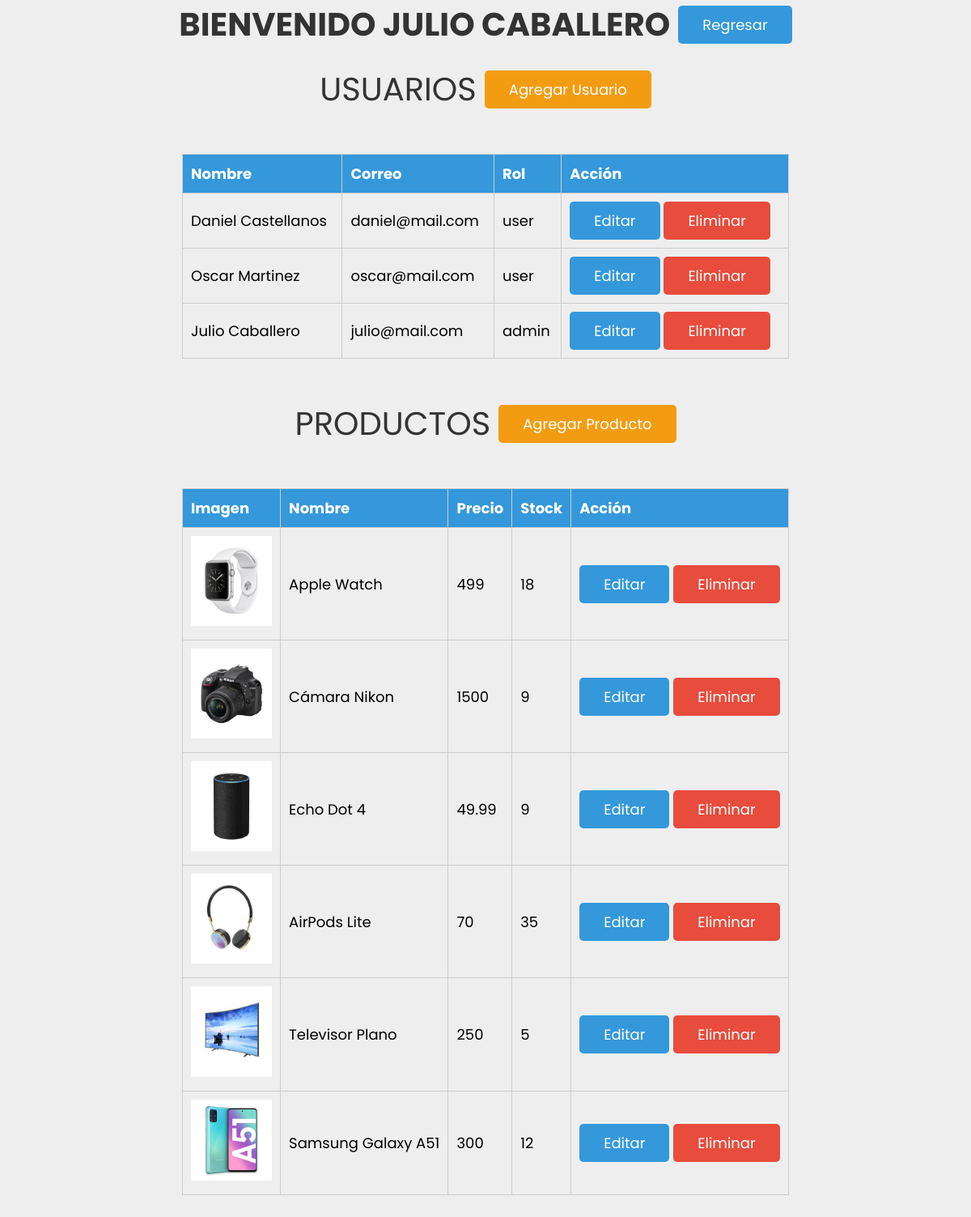
Page /productos.php (signed in) on the committed database.
### tables this page shows
CREATE TABLE `user_info` (
  `id` int(100) NOT NULL,
  `name` varchar(100) NOT NULL,
  `email` varchar(100) NOT NULL,
  `password` varchar(100) NOT NULL,
  `rol` varchar(20) NOT NULL
);

CREATE TABLE `products` (
  `id` int(100) NOT NULL,
  `name` varchar(100) NOT NULL,
  `price` varchar(100) NOT NULL,
  `stock` int(11) NOT NULL,
  `image` varchar(255) NOT NULL
);

### src/views/verProductos.php (the view)
<div class="pHeader">
    <p class="heading">productos</p>
    <a href="src\views\agregarProducto.php" class="option-btn">Agregar producto</a>
</div>
<table class="admin">
    <thead>
        <tr>
            <th>Imagen</th>
            <th>Nombre</th>
            <th>Precio</th>
            <th>Stock</th>
            <th>Acción</th>
        </tr>
    </thead>
    <?php
    $select_product = mysqli_query($conn, "SELECT * FROM `products`") or die('query failed');
    if (mysqli_num_rows($select_product) > 0) {
        while ($fetch_product = mysqli_fetch_assoc($select_product)) {
    ?>
            <tbody>
                <tr>
                    <td><img src="images/<?php echo $fetch_product['image']; ?>" alt=""></td>
                    <td><?php echo $fetch_product['name'] ?></td>
                    <td><?php echo $fetch_product['price'] ?></td>
                    <td><?php echo $fetch_product['stock'] ?></td>
                    <td><a href="src\views\editarProducto.php?product=<?php echo $fetch_product['id']; ?>" class="btn">editar</a> <a href="productos.php?remove=<?php echo $fetch_product['id']; ?>" class="delete-btn">eliminar</a></td>
                </tr>
            </tbody>
    <?php
        };
    };
    ?>
</table>

### productos.php (shortened to what this page needs)
<?php
include 'src\db\config.php';
$user_id = $_SESSION['user_id'];
$select_user = mysqli_query($conn, "SELECT * FROM `user_info` WHERE id = '$user_id'") or die('query failed');
if (mysqli_num_rows($select_user) > 0) {
    $fetch_user = mysqli_fetch_assoc($select_user);
};
include 'src/controller/controladorAdmin.php';
?>
<?php include("src/views/header.php") ?>
<body>
<link rel="stylesheet" href="css/style.css">
    <div class="container">
        <?php
        $select_user = mysqli_query($conn, "SELECT * FROM `user_info` WHERE id = '$user_id'") or die('query failed');
        if (mysqli_num_rows($select_user) > 0) {
            $fetch_user = mysqli_fetch_assoc($select_user);
        };
        ?>
        <div class="pHeader">
            <h1 class="heading">Bienvenido <?php echo $fetch_user['name']; ?> </h1>
            <a href="index.php" class="btn">regresar</a>
        </div>
        <?php include("src/views/verusuarios.php") ?>
        <?php include("src/views/verProductos.php") ?>
    </div>
</body>
</html>

### src/views/verUsuarios.php
<div class="pHeader">
    <p class="heading">usuarios</p>
    <a href="src\views\agregarUsuario.php" class="option-btn">Agregar usuario</a>
</div>
<table class="admin">
    <thead>
        <tr>
            <th>Nombre</th>
            <th>Correo</th>
            <th>Rol</th>
            <th>Acción</th>
        </tr>
    </thead>
    <?php
    $select_users = mysqli_query($conn, "SELECT * FROM `user_info`") or die('query failed');
    if (mysqli_num_rows($select_users) > 0) {
        while ($fetch_users = mysqli_fetch_assoc($select_users)) {
    ?>
            <tbody>
                <tr>
                    <td><?php echo $fetch_users['name'] ?></td>
                    <td><?php echo $fetch_users['email'] ?></td>
                    <td><?php echo $fetch_users['rol'] ?></td>
                    <td><a href="src\views\editarUsuario.php?edit=<?php echo $fetch_users['id']; ?>" class="btn">editar</a> <a href="productos.php?removeUser=<?php echo $fetch_users['id']; ?>" class="delete-btn">eliminar</a></td>
                </tr>
            </tbody>
    <?php
        };
    };
    ?>
</table>

### css/style.css (style rules this page uses)
:root { --blue: #3498db; --red: #e74c3c; --orange: #f39c12; --black: #333; --white: #fff; --light-bg: #eee; --box-shadow: 0 5px 10px rgba(0, 0, 0, .1); --border: 2px solid var(--black); }
* { font-family: 'Poppins', sans-serif; margin: 0; padding: 0; box-sizing: border-box; outline: none; border: none; text-decoration: none; }
body { background-color: var(--light-bg); }
.btn, .delete-btn, .option-btn { display: inline-block; padding: 10px 30px; cursor: pointer; font-size: 18px; color: var(--white); border-radius: 5px; text-transform: capitalize; }
.btn { background-color: var(--blue); }
.delete-btn { background-color: var(--red); }
.option-btn { background-color: var(--orange); }
.pHeader { display: flex; align-items: center; gap: 10px; justify-content: center; margin-bottom: 20px; }
.container { padding: 0 20px; margin: 0 auto; max-width: 1200px; padding-bottom: 70px; }
.container .heading { text-align: center; font-size: 40px; text-transform: uppercase; color: var(--black); }
.admin { width: 750px; border-collapse: collapse; margin: 50px auto; }
.admin tr:nth-of-type(odd) { background: #eee; }
.admin th { background: #3498db; color: white; font-weight: bold; }
.admin td, .admin th { padding: 10px; border: 1px solid #ccc; text-align: left; font-size: 18px; }
.admin td img { width: 100px; }

### rows in the picture
user_info: name "JULIO CABALLERO", name "Julio Caballero", email "julio@mail.com", rol "admin"
user_info: name "Daniel Castellanos", email "daniel@mail.com", rol "user"
user_info: name "Oscar Martinez", email "oscar@mail.com", rol "user"
products: image (picture), name "Apple Watch", price "499", stock "18"
products: image (picture), name "Cámara Nikon", price "1500", stock "9"
products: image (picture), name "Echo Dot 4", price "49.99", stock "9"
products: image (picture), name "AirPods Lite", price "70", stock "35"
products: image (picture), name "Televisor Plano", price "250", stock "5"
products: image (picture), name "Samsung Galaxy A51", price "300", stock "12"
